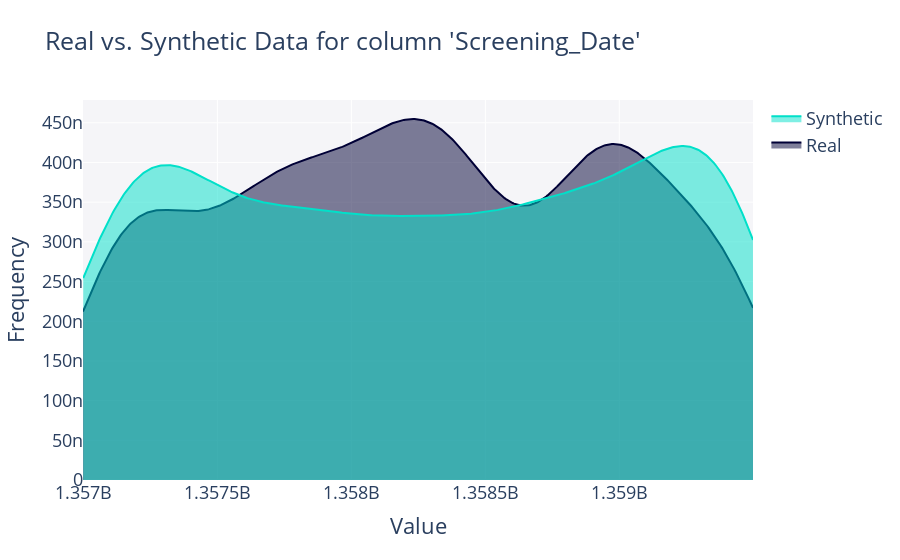

Notebook source saved alongside this figure:
### Code cell
get_column_plot(
    real_data=df_train,
    synthetic_data=synthetic_data_gc,
    column_name='Screening_Date',
    plot_type='distplot'
).show(renderer="vscode")

### Figure 1 — Plotly figure (JSON) as saved in the notebook; plotly's stock layout.template omitted (floating-point values rounded to 4 significant figures; data arrays with more than 128 entries replaced by an {"elided": "..."} marker saying what was removed)
{"data": [{"fill": "tozeroy", "hovertemplate": "<b>Real</b><br>Frequency: %{y}<extra></extra>", "legendgroup": "Real", "marker": {"color": "#000036"}, "mode": "lines", "name": "Real", "showlegend": true, "type": "scatter", "x": {"elided": "500 float values"}, "xaxis": "x", "y": {"elided": "500 float values"}, "yaxis": "y"}, {"fill": "tozeroy", "hovertemplate": "<b>Synthetic</b><br>Frequency: %{y}<extra></extra>", "legendgroup": "Synthetic", "marker": {"color": "#01E0C9"}, "mode": "lines", "name": "Synthetic", "showlegend": true, "type": "scatter", "x": {"elided": "500 float values"}, "xaxis": "x", "y": {"elided": "500 float values"}, "yaxis": "y"}], "layout": {"barmode": "overlay", "font": {"size": 18}, "hovermode": "closest", "legend": {"traceorder": "reversed"}, "plot_bgcolor": "#F5F5F8", "title": {"text": "Real vs. Synthetic Data for column 'Screening_Date'"}, "xaxis": {"anchor": "y2", "domain": [0, 1], "title": {"text": "Value"}, "zeroline": false}, "yaxis": {"anchor": "free", "domain": [0, 1], "position": 0, "title": {"text": "Frequency"}}}}
